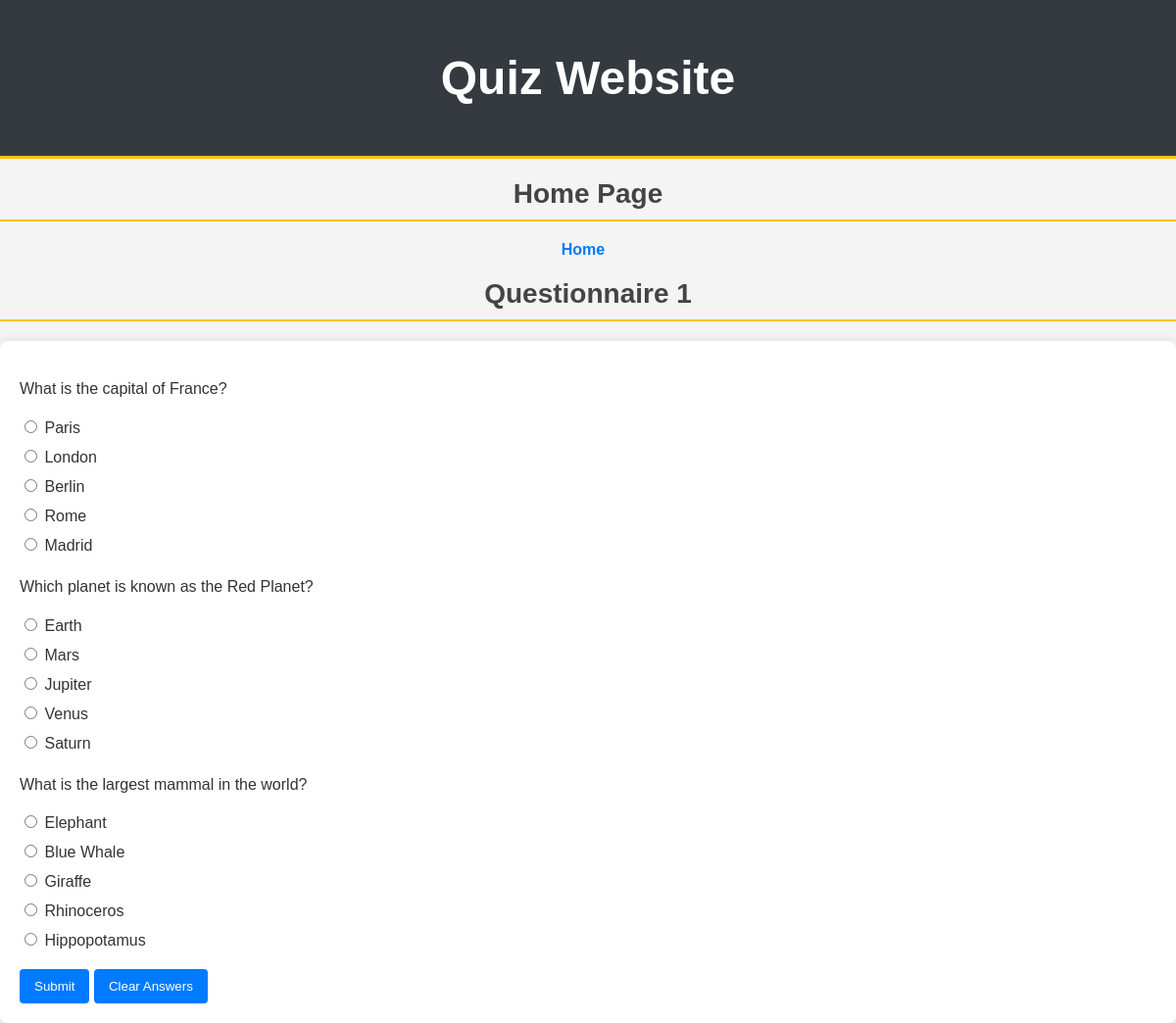
The app's page /questionnaire/13/ (signed in) with its own data.
### task/models.py (models this page shows, shortened)
class Questionnaire(models.Model):
    client = models.ForeignKey(Client, on_delete=models.CASCADE, related_name='questionnaires')
    title = models.CharField(max_length=100)
    created_at = models.DateTimeField(auto_now_add=True)

class Question(models.Model):
    questionnaire = models.ForeignKey(Questionnaire, on_delete=models.CASCADE, related_name='questions')
    text = models.CharField(max_length=200)
    option_1 = models.CharField(max_length=100)
    option_2 = models.CharField(max_length=100)
    option_3 = models.CharField(max_length=100, blank=True, null=True)
    option_4 = models.CharField(max_length=100, blank=True, null=True)
    option_5 = models.CharField(max_length=100, blank=True, null=True)
    answer = models.IntegerField(blank=True, null=True)  # Stores the correct answer as an integer (1-5)

### task/views.py (the view, shortened to what this page needs)
# urls.py: path("questionnaire/<int:pk>/", views.questionnaire_detail, name="questionnaire_detail"),  # Questionnaire detail page
def questionnaire_detail(request, pk):
    questionnaire = get_object_or_404(Questionnaire, pk=pk)  # Get the specific questionnaire or return a 404 error
    if request.user.is_staff:
        client_id = request.GET.get('client_id')  # Get client ID from GET parameters
        client = get_object_or_404(Client, id=client_id) if client_id else None
    else:
        client = request.user.client  # Get the client associated with the current user
    client_responses = {
        response.question_id: response.answer
        for response in ClientResponse.objects.filter(client=client, questionnaire=questionnaire)
    } if client else {}
    questions_with_options = []
    for question in questionnaire.questions.all():
        options = []
        correct_answer_id = None
        client_answer_is_correct = False
        for i in range(1, 6):
            option = getattr(question, f'option_{i}', None)
            if option:
                selected = client_responses.get(question.id) == i
                is_correct = question.answer == i
                if is_correct:
                    correct_answer_id = i
                if selected and is_correct:
                    client_answer_is_correct = True
                options.append((i, option, selected))
        questions_with_options.append({
            'question': question,
            'options': options,
            'correct_answer_id': correct_answer_id,
            'correct_answer_text': correct_answer_id and options[correct_answer_id-1][1],
            'client_answer_is_correct': client_answer_is_correct,
        })
    answered_all_questions = len(client_responses) == questionnaire.questions.count()
    return render(
        request, "questionnaire_detail.html",
        {
        "questionnaire": questionnaire,
        'questions_with_options': questions_with_options,
        'client_responses': client_responses,
        'answered_all_questions': answered_all_questions,
        'is_staff': request.user.is_staff,
    })

### task/templates/questionnaire_detail.html (shortened to what this page needs)
{% extends 'base.html' %} {% block title %}questionnaire{% endblock %}
{% block content %}
<h2>{{ questionnaire.title }}</h2>
<form method="post">
  {% for item in questions_with_options %}
      <div class="question">
          <p>{{ item.question.text }}</p>
          <ul>
              {% for option in item.options %}
                  <li>
                      <label>
                          <input type="radio" name="question_{{ item.question.id }}" value="{{ option.0 }}"
                          {% if is_staff %}disabled{% endif %}>
                          {{ option.1 }}
                      </label>
                  </li>
              {% endfor %}
          </ul>
      </div>
  {% endfor %}
    {% if not is_staff %}
    <button type="submit">Submit</button>
    <button type="submit" name="clear_answers">Clear Answers</button>
    {% endif %}
</form>
{% endblock %}

### task/static/css/styles.css (style rules this page uses)
h2 { color: #343a40; text-align: center; font-size: 28px; font-weight: bold; margin-top: 20px; margin-bottom: 20px; border-bottom: 2px solid #ffc107; padding-bottom: 10px; }
body { font-family: Arial, sans-serif; background-color: #f4f4f4; margin: 0; padding: 0; color: #333; }
h2 { color: #444; margin-bottom: 20px; }
p { line-height: 1.6; }
form { background-color: #fff; padding: 20px; border-radius: 8px; box-shadow: 0 0 10px rgba(0, 0, 0, 0.1); }
button { background-color: #007BFF; color: #fff; padding: 10px 15px; border: none; border-radius: 4px; cursor: pointer; }
.question { margin-bottom: 20px; }
.question ul { list-style: none; padding-left: 0; }
.question ul li { margin-bottom: 10px; }
label { font-weight: normal; }

### records on screen
Questionnaire: title "Questionnaire 1"
Question: question.text "What is the capital of France?", option_1 "Paris" "London" "Berlin" "Rome" "Madrid"
Question: question.text "Which planet is known as the Red Planet?", option_1 "Earth" "Mars" "Jupiter" "Venus" "Saturn"
Question: question.text "What is the largest mammal in the world?", option_1 "Elephant" "Blue Whale" "Giraffe" "Rhinoceros" "Hippopotamus"
